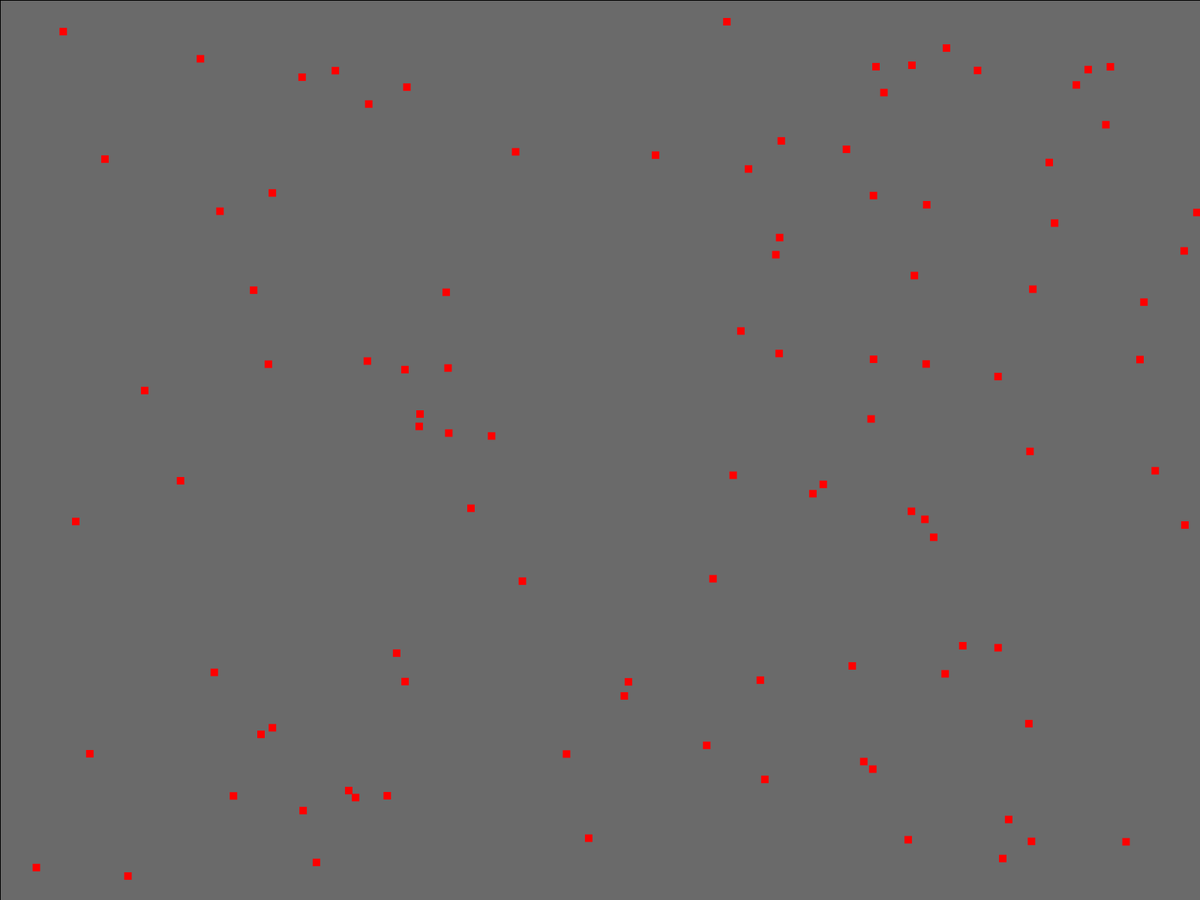
Frame 1 (no input)
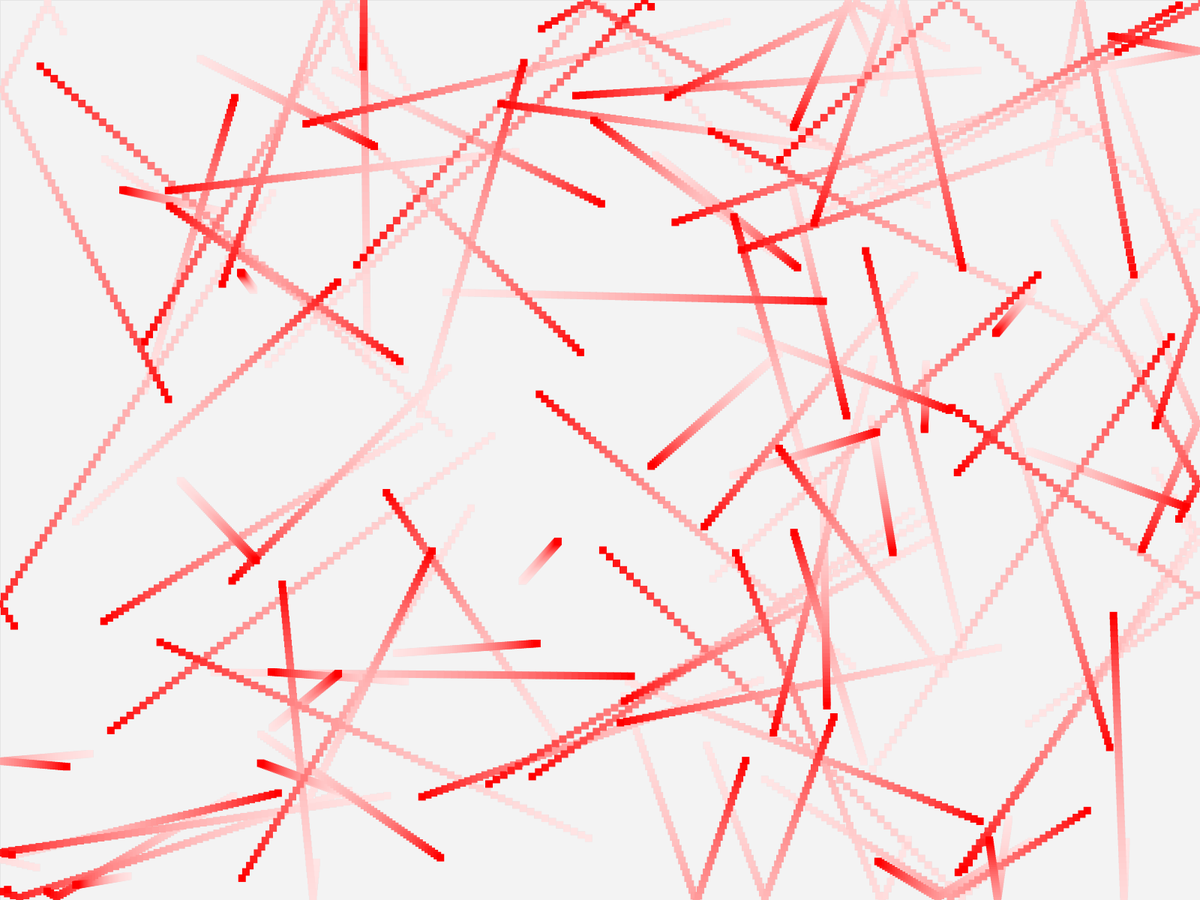
Frame 60 (the mouse pressed at the canvas centre just before this capture)
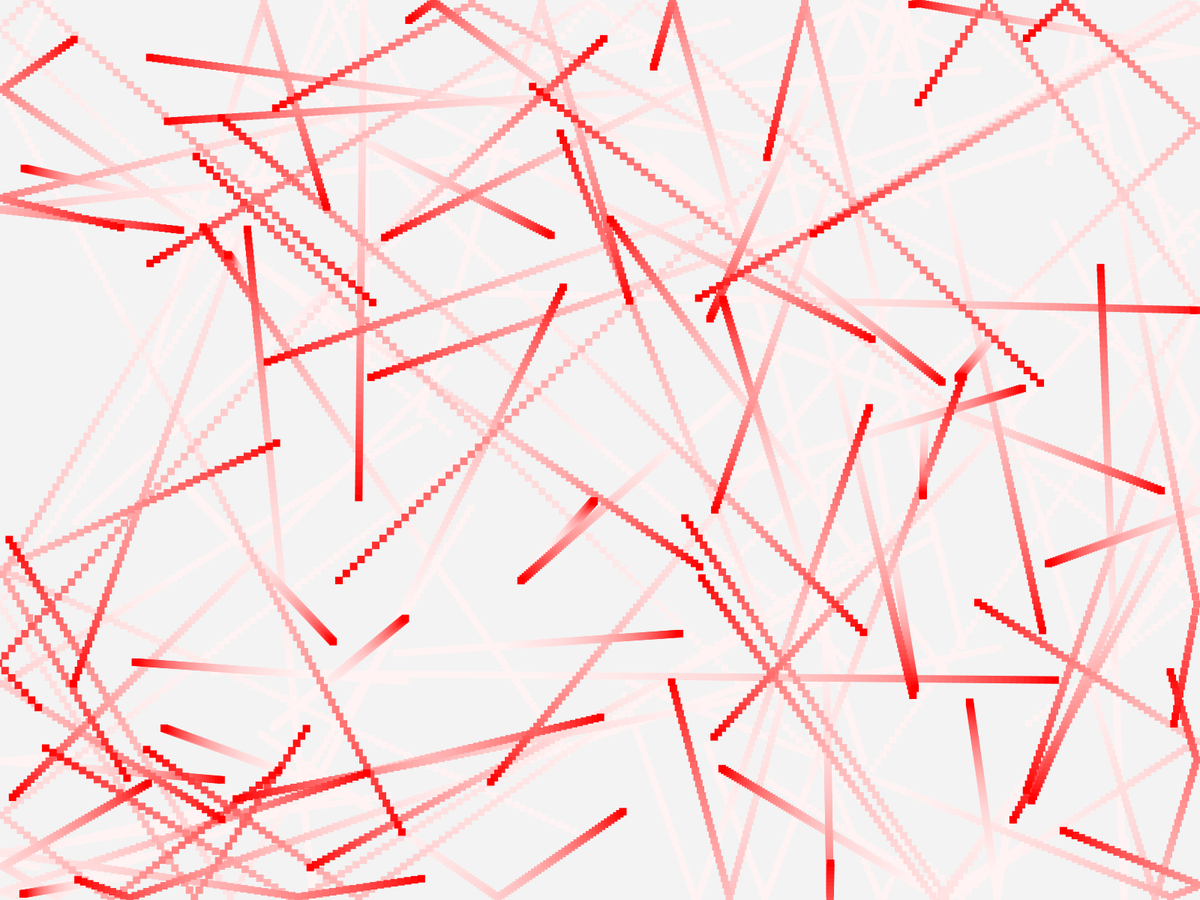
Frame 120 (the mouse held since frame 60 and released just before this capture)

The Processing sketch that drew these frames (run headless with seeded random() and noise(); from frame 60 on, the mouse is pressed at the canvas centre):

// Processing sketch: bg_01
// ── bg_01.pde
float[] x = new float[100];
float[] y = new float[100];
int i;
float[] vx = new float[100];
float[] vy = new float[100];

void setup(){
  fullScreen();
  background(100);
  
  for(int i=0; i<x.length; i++){
    x[i] = random(width);
    y[i] = random(height);
    vx[i] = random(-10,10);
    vy[i] = random(-10,10);
  }
}

void draw(){
 
  fill(255,255,255,10);
  rect(0,0,width,height);
  noStroke();
  
  for(int i=0; i<x.length; i++){
    fill(255,0,0);
    rect(x[i],y[i],10,10);
    
    x[i]=x[i] + vx[i];
    y[i]=y[i] + vy[i];
    
    if( x[i]<0 || x[i]+10>width ){vx[i] = vx[i]*-1;}
    if( y[i]<0 || y[i]+10>height ){vy[i] = vy[i]*-1;}
  
  }
}
